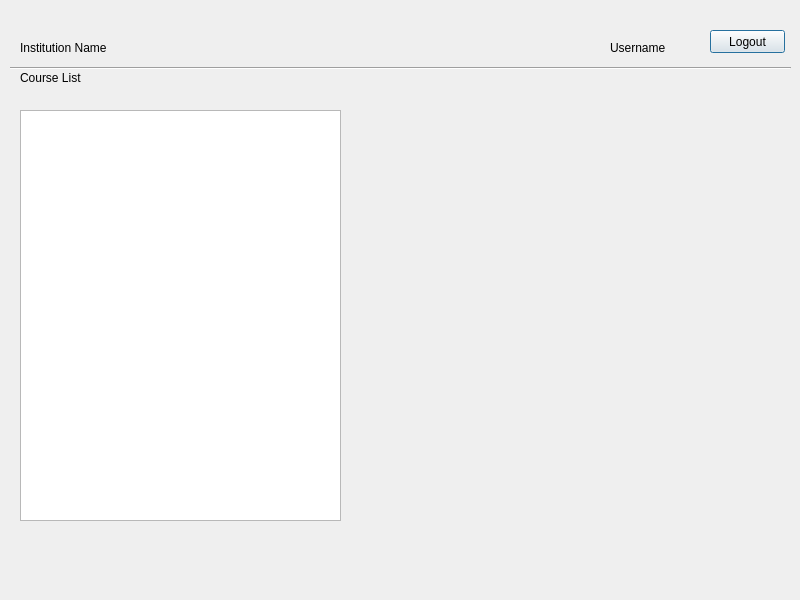
<?xml version="1.0" encoding="UTF-8"?>
<ui version="4.0">
 <class>markerhome</class>
 <widget class="QDialog" name="markerhome">
  <property name="geometry">
   <rect>
    <x>0</x>
    <y>0</y>
    <width>800</width>
    <height>600</height>
   </rect>
  </property>
  <property name="windowTitle">
   <string>Dialog</string>
  </property>
  <widget class="QLabel" name="institutionName">
   <property name="geometry">
    <rect>
     <x>20</x>
     <y>40</y>
     <width>101</width>
     <height>16</height>
    </rect>
   </property>
   <property name="text">
    <string>Institution Name</string>
   </property>
  </widget>
  <widget class="QLabel" name="courseName">
   <property name="geometry">
    <rect>
     <x>20</x>
     <y>70</y>
     <width>91</width>
     <height>16</height>
    </rect>
   </property>
   <property name="text">
    <string>Course List</string>
   </property>
  </widget>
  <widget class="Line" name="line">
   <property name="geometry">
    <rect>
     <x>10</x>
     <y>60</y>
     <width>781</width>
     <height>16</height>
    </rect>
   </property>
   <property name="orientation">
    <enum>Qt::Horizontal</enum>
   </property>
  </widget>
  <widget class="QLabel" name="myName">
   <property name="geometry">
    <rect>
     <x>610</x>
     <y>40</y>
     <width>91</width>
     <height>16</height>
    </rect>
   </property>
   <property name="text">
    <string>Username</string>
   </property>
  </widget>
  <widget class="QPushButton" name="logoutButton">
   <property name="geometry">
    <rect>
     <x>710</x>
     <y>30</y>
     <width>75</width>
     <height>23</height>
    </rect>
   </property>
   <property name="text">
    <string>Logout</string>
   </property>
  </widget>
  <widget class="QListWidget" name="courseList">
   <property name="geometry">
    <rect>
     <x>20</x>
     <y>110</y>
     <width>321</width>
     <height>411</height>
    </rect>
   </property>
  </widget>
 </widget>
 <resources/>
 <connections/>
</ui>
